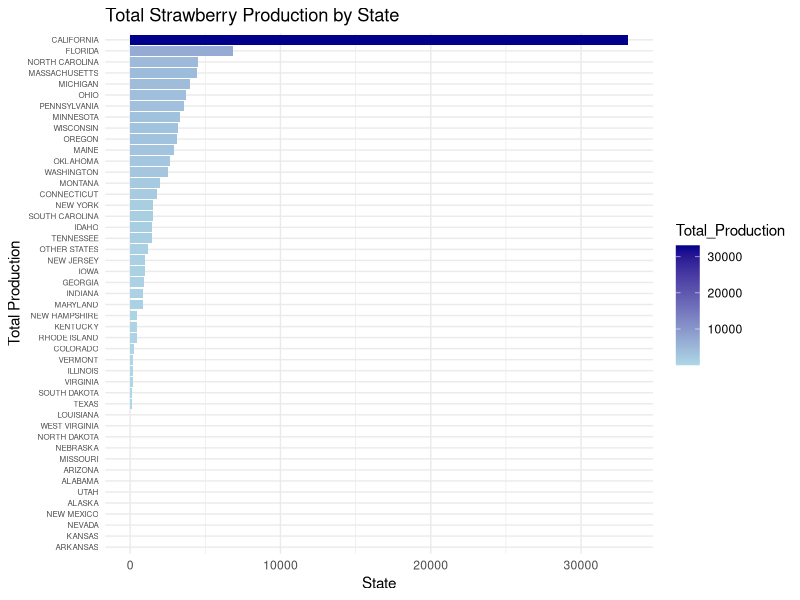

Reproduce this figure in R.
## ---- chunk 1
#| label: Load libraries
#| warning: false
#| message: false
#| echo: false

library(knitr)  
library(tidyverse)
library(stringr)
library(reshape2)
library(ggplot2)
library(dplyr)
library(tidyr)

## ---- chunk 2
#| label: read data - glimpse 
#| warning: false
#| message: false
#| echo: true

strawberry <- read_csv("strawberry.csv", col_names = TRUE)

glimpse(strawberry)

## ---- chunk 3
#| label: drop one-item columns
#| echo: false
# Convert the 'Value' column to numeric, handling non-numeric entries gracefully
strawberry$Value <- suppressWarnings(as.numeric(as.character(strawberry$Value)))

# Define a function to remove columns with a single unique value
remove_single_value_columns <- function(data_frame) {
  single_value_columns <- c()
  for (col in names(data_frame)) {
    if (length(unique(data_frame[[col]])) == 1) {
      single_value_columns <- c(single_value_columns, col)
    }
  }
  
  if (length(single_value_columns) == 0) {
    return("No single-value columns found")
  } else {
    removed_info <- data.frame(Column = single_value_columns, Value = sapply(single_value_columns, function(col) data_frame[1, col, drop = TRUE]))
    return(removed_info)
  }
}

# Apply the function to the dataframe
removed_columns_info <- remove_single_value_columns(strawberry)

# Display the names and values of the removed columns
print(removed_columns_info)

# If any single-value columns were found, remove them from the dataframe
if (is.data.frame(removed_columns_info)) {
  strawberry <- strawberry[, !(names(strawberry) %in% removed_columns_info$Column)]
}


## ---- chunk 4
#| label: glimpse of strawberry data
#| echo: false

glimpse(strawberry)
## ---- chunk 5
#| label: examine rows
#| echo: true
## is every line associated with a state?

## state_all1 contains the number of rows containing data 
## for each of the 47 strawberry-growing states.
state_all1 <- strawberry |> group_by(State) |> count()

## test if every row is associated with a state by summing the 
## counts and testing for equality with the total rows in the 
## data frame

if(sum(state_all1$n) == dim(strawberry)[1]){print("Every row has value in the State column.")}

## ---- chunk 6
#| label: which state has the most rows
#| echo: true

state_max <- state_all1$State[which(state_all1$n ==  max(state_all1$n)  )]
print(state_max)
## ---- chunk 7
#| label: examine California data
#| echo: true

## filter rows of California data from the CENSUS data
calif_census <- strawberry |> filter((State=="CALIFORNIA") & (Program=="CENSUS"))


## ## filter rows of California data from the SURVEY data
calif_survey <- strawberry |> filter((State=="CALIFORNIA") & (Program=="SURVEY"))

 
census_col <- colnames(calif_census)

survey_col <- colnames(calif_survey)


## ---- chunk 8
#|label: split srawberry into census and survey pieces
#|echo:false

strwb_census <- strawberry |> filter(Program == "CENSUS")

strwb_survey <- strawberry |> filter(Program == "SURVEY")

## check that all of the rows are accounted for

nrow(strawberry) == (nrow(strwb_census) + nrow(strwb_survey))

## Move marketing-related rows in strw_b_chem 
## to strw_b_sales
strwb_census <- strwb_census |>
  separate_wider_delim(  cols = `Data Item`,
                         delim = ",",
                         names = c("Fruit",
                                 "temp1",
                                 "temp2",
                                 "temp3"),
                         too_many = "error",
                         too_few = "align_start"
                       )



## split temp1 into crop_type, Prop_acct

strwb_census <- strwb_census |>
  separate_wider_delim(  cols = temp1,
                         delim = " - ",
                         names = c("crop_type",
                                 "Prop_acct"),
                         too_many = "error",
                         too_few = "align_start"
                       )


# Define a function to clean and trim a column
clean_and_trim <- function(data_frame, column) {
  data_frame %>%
    mutate(!!column := str_trim(!!sym(column), side = "both")) %>%
    mutate(!!column := na_if(!!sym(column), "")) # Convert NA to empty string
}

# Define a function to remove specific patterns from a column
remove_patterns <- function(data_frame, column, patterns) {
  for (pattern in patterns) {
    data_frame <- data_frame %>%
      mutate(!!column := str_replace_all(!!sym(column), pattern, ""))
  }
  data_frame
}

# Clean and trim columns
strwb_census <- clean_and_trim(strwb_census, "crop_type")
strwb_census <- clean_and_trim(strwb_census, "temp2")
strwb_census <- clean_and_trim(strwb_census, "temp3")

# Handle `Fresh Market` column
strwb_census <- strwb_census %>%
  mutate(`Fresh Market` = temp2) %>%
  remove_patterns("Fresh Market", c("^MEA.*", "^P.*", "^FRESH MARKET - "))

# Handle `Process Market` column
strwb_census <- strwb_census %>%
  mutate(`Process Market` = temp2) %>%
  remove_patterns("Process Market", c("^MEA.*", "PROCESSING - "))

# Handle `temp2` column
strwb_census <- remove_patterns(strwb_census, "temp2", c("^F.*", "^P.*"))

# Combine `temp2` and `temp3`, clean `Metric` column, and relocate columns
strwb_census <- strwb_census %>%
  unite("Metric", c("temp2", "temp3"), sep = "") %>%
  mutate(Metric = str_replace(Metric, "MEASURED IN ", "")) %>%
  relocate(Metric, .before = Domain) %>%
  rename(Totals = Prop_acct)



## ---- chunk 9
#| label: fix the leading space
#| echo: false

# Apply the trimming operation to the existing columns
strawberry$`Data Item` <- str_trim(strawberry$`Data Item`, side = "both")
strawberry$Domain <- str_trim(strawberry$Domain, side = "both")
strawberry$`Domain Category` <- str_trim(strawberry$`Domain Category`, side = "both")


## ---- chunk 10
#| label: Function to remove commas and process footnotes
#| echo: false
#| warning: false
#| message: false
#| eval: true

# Function to remove commas and convert to numeric
convert_to_numeric <- function(input_vector) {
  numeric_vector <- suppressWarnings(as.numeric(str_replace_all(input_vector, ",", "")))
  return(numeric_vector)
}

# Convert 'Value' column to numeric after removing commas
strwb_census$NumericValue <- convert_to_numeric(strwb_census$Value)

# Find and process footnotes
process_footnotes <- function(value_column) {
  footnote_indices <- str_detect(value_column, "^\\([A-Z]\\)$")
  footnotes <- unique(value_column[footnote_indices])
  footnote_values <- list("Indices" = which(footnote_indices), "Footnotes" = footnotes)
  return(footnote_values)
}

footnotes_info <- process_footnotes(strwb_census$Value)

# Print first 20 values for verification
print(head(strwb_census$NumericValue, 20))
print(footnotes_info)

# Print unique values from the 'Value' column
print(unique(strwb_census$Value))

# Or, to view a random sample of 20 values from the 'Value' column
set.seed(42)  # Setting seed for reproducibility
sample_values <- sample(strwb_census$Value, 20)
print(sample_values)

## ---- chunk 11
library(dplyr)
library(ggplot2)

# Load the dataset
strawberry_data <- read.csv("strawberry.csv")

# Convert the 'Value' column to numeric, handling non-numeric entries gracefully
strawberry_data$Value <- as.numeric(as.character(strawberry_data$Value))

# Aggregate the strawberry production by state
strawberry_production_by_state <- strawberry_data %>%
  group_by(State) %>%
  summarise(Total_Production = sum(Value, na.rm = TRUE)) %>%
  arrange(desc(Total_Production))

# Filter out low-production states (e.g., states with Total_Production >= a threshold)
production_threshold <- 500  # Define your threshold here
strawberry_production_filtered <- strawberry_production_by_state %>%
  filter(Total_Production >= production_threshold)

# Create a bar plot to visualize the strawberry production by state with gradient fill
ggplot(strawberry_production_by_state, aes(x = Total_Production, fill = Total_Production, y = reorder(State, +Total_Production))) +
  geom_bar(stat = "identity") +
  scale_fill_gradient(low = "lightblue", high = "darkblue") +  # Gradient fill
  labs(
    title = "Total Strawberry Production by State",
    x = "State",
    y = "Total Production"
  ) +
  theme_minimal() +
  theme(axis.text.y = element_text(size = 5.75))  # Adjust the size of y-axis labels
